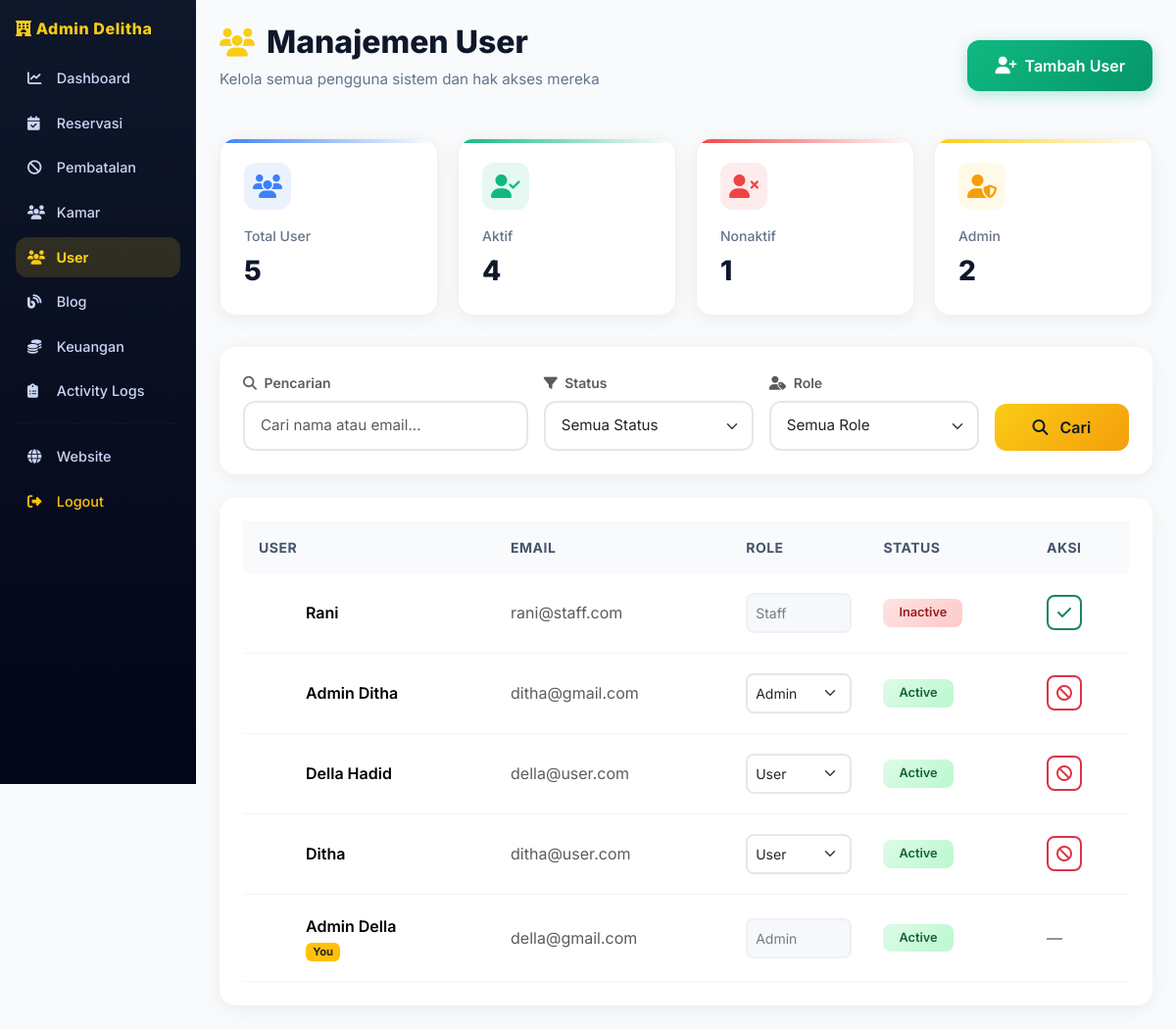
Page /admin/users/user.php (signed in) on the committed database.
### tables this page shows
CREATE TABLE `users` (
  `id` int NOT NULL,
  `name` varchar(100) NOT NULL,
  `email` varchar(100) NOT NULL,
  `password` varchar(255) NOT NULL,
  `phone` varchar(20) DEFAULT NULL,
  `gender` enum('male','female') DEFAULT NULL,
  `birth_date` date DEFAULT NULL,
  `address` text,
  `role` enum('admin','staff','user') NOT NULL,
  `created_at` timestamp NOT NULL DEFAULT CURRENT_TIMESTAMP,
  `updated_at` timestamp NOT NULL DEFAULT CURRENT_TIMESTAMP ON UPDATE CURRENT_TIMESTAMP,
  `status` enum('active','inactive') DEFAULT 'active',
  `photo` varchar(255) DEFAULT NULL
);

### admin/users/user.php (the view, shortened to what this page needs)
<?php
require_once '../../config/database.php';
$limit = 10;
$page  = max(1,(int)($_GET['page'] ?? 1));
$start = ($page-1)*$limit;
$q = trim($_GET['q'] ?? '');
$where=[];
$whereSql=$where?'WHERE '.implode(' AND ',$where):'';
$users=mysqli_query($conn,"
    SELECT * FROM users
    $whereSql
    ORDER BY created_at DESC
    LIMIT $start,$limit
");
$statsQuery = mysqli_query($conn, "
    SELECT
        COUNT(*) as total,
        SUM(CASE WHEN status='active' THEN 1 ELSE 0 END) as active,
        SUM(CASE WHEN status='inactive' THEN 1 ELSE 0 END) as inactive,
        SUM(CASE WHEN role='admin' THEN 1 ELSE 0 END) as admin_count
    FROM users
");
$stats = mysqli_fetch_assoc($statsQuery);
?>
<!DOCTYPE html>
<html lang="id">
<head>
<link href="https://cdn.jsdelivr.net/npm/bootstrap@5.3.2/dist/css/bootstrap.min.css" rel="stylesheet">
<link href="https://cdnjs.cloudflare.com/ajax/libs/font-awesome/6.5.0/css/all.min.css" rel="stylesheet">
</head>
<body>
<?php include_once '../../includes/sidebar.php'; ?>
<div class="col-md-10 p-4 main-content">
    <div class="page-header">
        <div class="page-header-left">
            <h1 class="page-title">
                <i class="fa-solid fa-users"></i>
                Manajemen User
            </h1>
            <p class="page-subtitle">Kelola semua pengguna sistem dan hak akses mereka</p>
        </div>
        <div class="page-header-right">
            <a href="user_add.php" class="btn-add-user">
                <i class="fa-solid fa-user-plus"></i>
                <span>Tambah User</span>
            </a>
        </div>
    </div>
    <div class="stats-grid">
        <div class="stat-card" style="--stat-color: #3b82f6;">
            <div class="stat-icon" style="background: rgba(59, 130, 246, 0.1); color: #3b82f6;">
                <i class="fa-solid fa-users"></i>
            </div>
            <div class="stat-label">Total User</div>
            <div class="stat-value"><?= $stats['total'] ?></div>
        </div>
        <div class="stat-card" style="--stat-color: #10b981;">
            <div class="stat-icon" style="background: rgba(16, 185, 129, 0.1); color: #10b981;">
                <i class="fa-solid fa-user-check"></i>
            </div>
            <div class="stat-label">Aktif</div>
            <div class="stat-value"><?= $stats['active'] ?></div>
        </div>
        <div class="stat-card" style="--stat-color: #ef4444;">
            <div class="stat-icon" style="background: rgba(239, 68, 68, 0.1); color: #ef4444;">
                <i class="fa-solid fa-user-xmark"></i>
            </div>
            <div class="stat-label">Nonaktif</div>
            <div class="stat-value"><?= $stats['inactive'] ?></div>
        </div>
        <div class="stat-card" style="--stat-color: #facc15;">
            <div class="stat-icon" style="background: rgba(250, 204, 21, 0.1); color: #f59e0b;">
                <i class="fa-solid fa-user-shield"></i>
            </div>
            <div class="stat-label">Admin</div>
            <div class="stat-value"><?= $stats['admin_count'] ?></div>
        </div>
    </div>
    <div class="filter-card">
        <form class="row g-3 align-items-end">
            <div class="col-md-4">
                <label class="form-label fw-semibold small text-muted mb-2">
                    <i class="fa-solid fa-magnifying-glass me-1"></i> Pencarian
                </label>
                <input
                    type="text"
                    name="q"
                    value="<?= htmlspecialchars($q) ?>"
                    class="form-control search-input"
                    placeholder="Cari nama atau email...">
            </div>
            <div class="col-md-3">
                <label class="form-label fw-semibold small text-muted mb-2">
                    <i class="fa-solid fa-filter me-1"></i> Status
                </label>
                <select name="status" class="form-select filter-select">
                    <option value="">Semua Status</option>
                </select>
            </div>
            <div class="col-md-3">
                <label class="form-label fw-semibold small text-muted mb-2">
                    <i class="fa-solid fa-user-tag me-1"></i> Role
                </label>
                <select name="role" class="form-select filter-select">
                    <option value="">Semua Role</option>
                </select>
            </div>
            <div class="col-md-2">
                <button type="submit" class="btn btn-search w-100">
                    <i class="fa-solid fa-search me-2"></i> Cari
                </button>
            </div>
        </form>
    </div>
    <div class="table-card">
        <div class="table-responsive">
            <table class="table">
                <thead>
                    <tr>
                        <th>User</th>
                        <th>Email</th>
                        <th>Role</th>
                        <th>Status</th>
                        <th style="width: 100px;">Aksi</th>
                    </tr>
                </thead>
                <tbody>
                    <?php if(mysqli_num_rows($users) == 0): ?>
                    <tr>
                        <td colspan="5">
                            <div class="empty-state">
                                <i class="fa-solid fa-users-slash"></i>
                                <h5>Tidak ada user ditemukan</h5>
                                <p class="text-muted">Coba ubah filter pencarian Anda</p>
                            </div>
                        </td>
                    </tr>
                    <?php else: ?>
                    <?php while($u = mysqli_fetch_assoc($users)): ?>
                    <tr data-id="<?= $u['id'] ?>">
                        <td data-label="User">
                            <div class="d-flex align-items-center gap-2">
                                <div class="bg-gradient rounded-circle d-flex align-items-center justify-content-center"
                                     style="width: 40px; height: 40px; background: linear-gradient(135deg, #667eea, #764ba2);">
                                    <span class="text-white fw-bold">
                                    </span>
                                </div>
                                <div>
                                    <div class="fw-semibold"><?= htmlspecialchars($u['name']) ?></div>
                                    <?php if($u['id'] == $_SESSION['user_id']): ?>
                                        <span class="badge bg-warning text-dark" style="font-size: 0.7rem;">You</span>
                                    <?php endif; ?>
                                </div>
                            </div>
                        </td>
                        <td data-label="Email">
                            <span class="text-muted"><?= htmlspecialchars($u['email']) ?></span>
                        </td>
                        <td data-label="Role">
                            <select
                                class="form-select role-select"
                                data-user-id="<?= $u['id'] ?>"
                                <?= $u['status']=='inactive' || $u['id']==$_SESSION['user_id'] ? 'disabled' : '' ?>>
                                <option value="user" <?= $u['role']=='user'?'selected':'' ?>>User</option>
                                <option value="staff" <?= $u['role']=='staff'?'selected':'' ?>>Staff</option>
                                <option value="admin" <?= $u['role']=='admin'?'selected':'' ?>>Admin</option>
                            </select>
                        </td>
                        <td data-label="Status">
                            <span class="badge status-badge <?= $u['status']=='active'?'badge-active':'badge-inactive' ?>">
                                <?= ucfirst($u['status']) ?>
                            </span>
                        </td>
                        <td data-label="Aksi">
                            <?php if($u['id'] != $_SESSION['user_id']): ?>
                            <button
                                type="button"
                                class="btn btn-action toggle-status
                                <?= $u['status']=='active'?'btn-outline-danger':'btn-outline-success' ?>"
                                title="<?= $u['status']=='active'?'Nonaktifkan':'Aktifkan' ?>">
                                <i class="fa <?= $u['status']=='active'?'fa-ban':'fa-check' ?>"></i>
                            </button>
                            <?php else: ?>
                            <span class="text-muted">—</span>
                            <?php endif; ?>
                        </td>
                    </tr>
                    <?php endwhile; ?>
                    <?php endif; ?>
                </tbody>
            </table>
        </div>
    </div>
</div>
</body>
</html>

### admin/users/user.php (style rules this page uses)
* { margin: 0; padding: 0; box-sizing: border-box; }
body { background: #f8fafc; font-family: 'Inter', sans-serif; }
.main-content { margin-left: 200px; padding: 2rem 2.5rem; }
@media (max-width: 1200px) { .main-content { padding: 1.5rem 2rem; } }
.page-header { margin-bottom: 2rem; animation: fadeInDown 0.6s ease-out; display: flex; justify-content: space-between; align-items: center; flex-wrap: wrap; gap: 1rem; }
.page-header-left { flex: 1; }
.page-title { font-size: 2rem; font-weight: 800; color: #0f172a; margin-bottom: 0.5rem; display: flex; align-items: center; gap: 12px; }
.page-title i { color: #facc15; font-size: 1.8rem; }
.page-subtitle { color: #64748b; font-size: 0.95rem; }
.btn-add-user { background: linear-gradient(135deg, #10b981, #059669); border: none; color: white; font-weight: 600; padding: 0.875rem 1.75rem; border-radius: 12px; transition: all 0.3s ease; box-shadow: 0 4px 15px rgba(16, 185, 129, 0.3); display: inline-flex; align-items: center; gap: 0.5rem; text-decoration: none; }
.btn-add-user i { font-size: 1.1rem; }
.stats-grid { display: grid; grid-template-columns: repeat(auto-fit, minmax(200px, 1fr)); gap: 1.25rem; margin-bottom: 2rem; animation: fadeInUp 0.6s ease-out 0.2s backwards; }
.stat-card { background: #fff; border-radius: 16px; padding: 1.5rem; box-shadow: 0 4px 20px rgba(0, 0, 0, 0.06); border: 1px solid rgba(0, 0, 0, 0.05); transition: all 0.3s cubic-bezier(0.4, 0, 0.2, 1); position: relative; overflow: hidden; }
.stat-card::before { content: ''; position: absolute; top: 0; left: 0; right: 0; height: 4px; background: linear-gradient(90deg, var(--stat-color), transparent); }
.stat-icon { width: 48px; height: 48px; border-radius: 12px; display: flex; align-items: center; justify-content: center; font-size: 1.5rem; margin-bottom: 1rem; }
.stat-label { color: #64748b; font-size: 0.875rem; font-weight: 500; margin-bottom: 0.25rem; }
.stat-value { font-size: 1.75rem; font-weight: 800; color: #0f172a; }
.filter-card { background: #fff; border-radius: 16px; padding: 1.5rem; box-shadow: 0 4px 20px rgba(0, 0, 0, 0.06); margin-bottom: 1.5rem; animation: fadeInUp 0.6s ease-out 0.3s backwards; }
.search-input { border: 2px solid #e2e8f0; border-radius: 12px; padding: 0.75rem 1rem; font-size: 0.95rem; transition: all 0.3s ease; }
.filter-select { border: 2px solid #e2e8f0; border-radius: 12px; padding: 0.75rem 1rem; font-size: 0.95rem; transition: all 0.3s ease; }
.btn-search { background: linear-gradient(135deg, #facc15, #f59e0b); border: none; color: #0f172a; font-weight: 600; padding: 0.75rem 1.75rem; border-radius: 12px; transition: all 0.3s ease; }
.table-card { background: #fff; border-radius: 16px; padding: 1.5rem; box-shadow: 0 4px 20px rgba(0, 0, 0, 0.06); animation: fadeInUp 0.6s ease-out 0.4s backwards; }
.table { margin-bottom: 0; }
.table thead th { background: #f8fafc; color: #475569; font-weight: 700; font-size: 0.875rem; text-transform: uppercase; letter-spacing: 0.5px; padding: 1rem; border: none; }
.table tbody tr { border-bottom: 1px solid #f1f5f9; transition: all 0.3s ease; }
.table tbody td { padding: 1.25rem 1rem; vertical-align: middle; }
.badge-active { background: linear-gradient(135deg, #dcfce7, #bbf7d0); color: #166534; font-weight: 600; padding: 0.5rem 1rem; border-radius: 8px; font-size: 0.8rem; }
.badge-inactive { background: linear-gradient(135deg, #fee2e2, #fecaca); color: #991b1b; font-weight: 600; padding: 0.5rem 1rem; border-radius: 8px; font-size: 0.8rem; }
.role-select { border: 2px solid #e2e8f0; border-radius: 8px; padding: 0.5rem; font-size: 0.875rem; transition: all 0.3s ease; max-width: 120px; }
.role-select:disabled { background: #f1f5f9; opacity: 0.6; }
.btn-action { width: 36px; height: 36px; border-radius: 8px; display: inline-flex; align-items: center; justify-content: center; transition: all 0.3s ease; border: 2px solid; }

### rows in the picture
users: name "Rani", email "rani@staff.com", role+id+status "Staff", status "Inactive"
users: name "Admin Ditha", email "ditha@gmail.com", role+id+status "Admin", status "Active"
users: name "Della Hadid", email "della@user.com", role+id+status "User", status "Active"
users: name "Ditha", email "ditha@user.com", role+id+status "User", status "Active"
users: name "Admin Della", shows "You", email "della@gmail.com", role+id+status "Admin", status "Active"

### other values in the picture
$stats['total'] "5"
$stats['active'] "4"
$stats['inactive'] "1"
$stats['admin_count'] "2"
